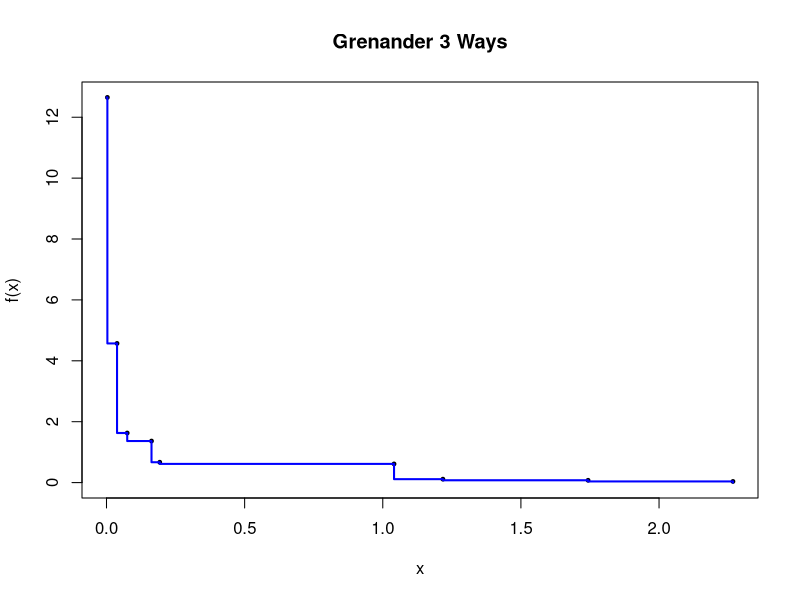

This chart was generated by the following R code: (Note: this script raises an error after producing the figure.)
# Comparison of classical least concave majorant implementation of the
# Grenander estimator of a decreasing density with two direct optimization
# methods: one based on the function medde from the REBayes package, the 
# other based on the NPMLE of Kiefer and Wolfowitz for uniform scale mixtures.
# The functions LCM and Grenander are slightly edited versions of code from 
# https://github.com/pietg/book/blob/master/Simple_Rscripts/Fig2-4.R

LCM <- function(x){ # Least Concave Majorant 
    n = length(x)
    x = sort(x)
    y = rep(0, n+1)
    s = seq(1/n, 1, by = 1/n)
    y[1] = s[1]/x[1]
    for(i in 2:n){
	y[i] = (s[i] - s[i-1])/(x[i] - x[i-1])
	if(y[i-1] < y[i]){
	    j = i
	    while(y[j-1] < y[j] && j > 1){
		j = j-1
		if(j > 1) 
		    y[i] = (s[i] - s[j-1])/(x[i] - x[j-1])
		else
		    y[i] = s[i]/x[i]
		for(k in j:(i-1))
		    y[k] = y[i]
	    }
	}
    }
    y
}

Grenander = function(x){
    n = length(x)
    x = sort(x)
    y = LCM(x)
    y[n+1] = 0
    j = 0
    for(i in 1:n)
	if (y[i+1] < y[i]) j = j+1
    m = j
    t = u = rep(0,m)
    j = 0
    for (i in 1:n) {
	if (y[i+1] < y[i]) {
		j = j+1
		t[j] = x[i]
		u[j] = y[i]
	}
    }
    z = list(x = x, y = y, t = t, u = u)
    class(z) = "Grenander"
    return(z)
}


plot.Grenander = function(x, ...){
    plot(c(x$x,max(x$x)),x$y,xlab="x",ylab="f(x)",type="n")
    points(x$t,x$u,pch=19, cex = .5)
    lines(c(0,x$x,max(x$x)),c(x$y[1],x$y),lwd=2,type = "S",col="blue")
}

n = 50
x = rexp(n, 1) 
x = runif(n, 0, x)
f = Grenander(x)
plot(f)
title("Grenander 3 Ways")
g = medde(x, 1000, lambda = -1, alpha = 1, Dorder = 0)
lines(g$x, g$y, type = "s", col = 2)
h = Umix(sort(x))
lines(c(0,h$x), c(h$g[1],h$g), type = "S", col = 3)
legend("topright", c("LCM", "medde", "NPMLE"), lty = 1, col = 1:3)
# Further comparison with fdrtool version
#e = ecdf(x)
#h = grenander(e)
#lines(h$x.knots, h$f.knots, type = "s")
#s = sum( h$f.knots[-length(h$f.knots)]*diff(h$x.knots) )
